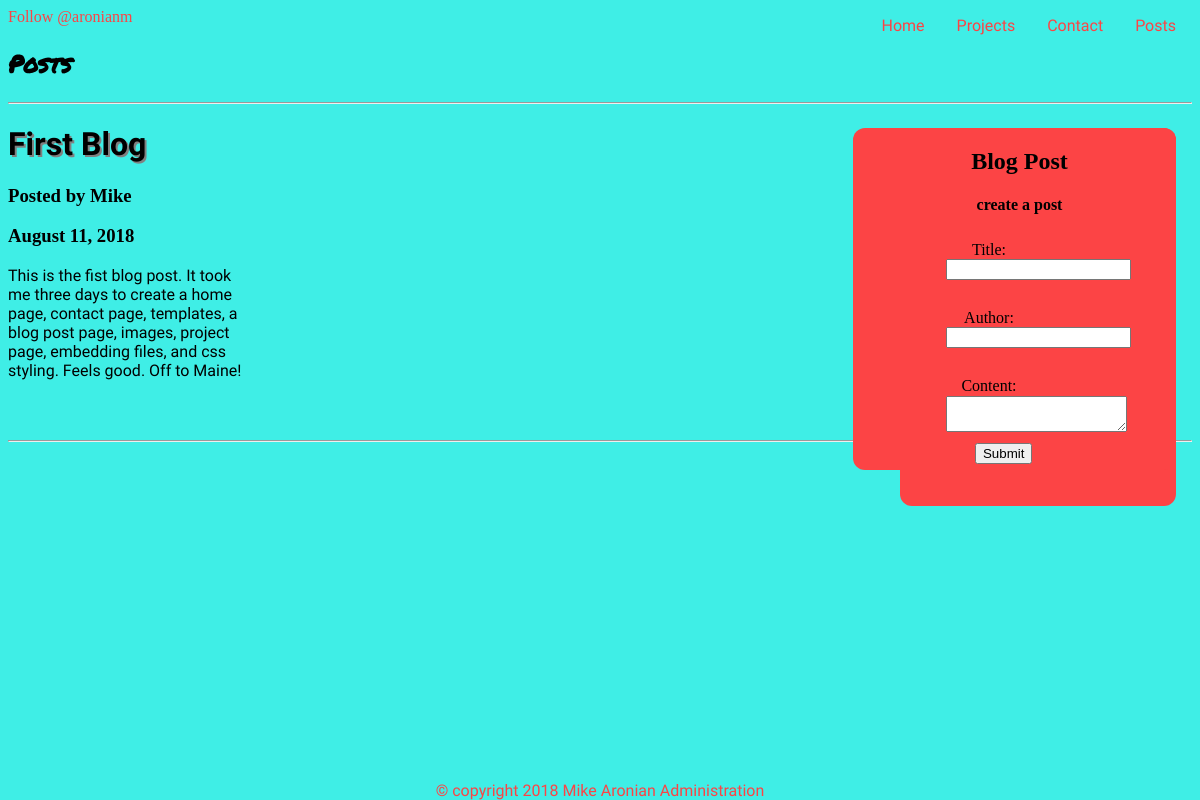
The page /posts on the database its author committed.
### app.py (models this page shows)
class Blog(db.Model):
        id = db.Column(db.Integer, primary_key=True)
        title = db.Column('title',db.String(50))
        author = db.Column('author',db.String(20))
        dateposted = db.Column(db.DateTime, index=True)
        content = db.Column('content',db.String(100))

### app.py (the view, shortened to what this page needs)
@app.route('/posts', methods=['POST', 'GET'])
def post():
    form = BlogForm()
    post = Blog.query.all()
    return render_template("posts.html", form=form, post=post)

### app.py
class BlogForm(FlaskForm):
    title = StringField("Title: ", validators=[DataRequired()])
    author = StringField("Name: ", validators=[DataRequired()])
    content = TextAreaField("Content:", validators=[DataRequired()])
    submit = SubmitField("Submit")

### templates/posts.html (shortened to what this page needs)
{% extends "layout.html" %}
{% block header %}
     {{ super() }}
{% endblock header %}
{% block nav %}
    {{ super() }}
{% endblock nav %}
{% block content %}
<h2 class='pagetitle'>Posts</h2>
<hr> </hr>
<div class="posting">
<form class='blogform' action="/posts" method="post">
        <div class='blog_form_content'>
        <h2 class='blog_form_title'>Blog Post </h2>
        <h4 class='blog_form_subtitle'>create a post</h4>
        </div>
        <div class="box">Title: <div class='text'>{{ form.title }}</div> </div><br>
        <div class="box">Author: <div class='text'>{{ form.author }}</div></div><br>
        <div class="box">Content: <div class='content'>{{ form.content }}</div></div><br>
        <div class="box" style="float: right;">{{ form.submit }} </div><br>
</form>
</div>
{% for posts in post %}
<h1 class='blog_title'> {{ posts.title }} </h1>
<div class="blog_content">
<h3 class='blog_author'> Posted by {{ posts.author}} </h5>
<h3 class='blog_author'>    {{ posts.dateposted.strftime('%B %d, %Y') }} </h5>
<p class='blog_writing'> {{ posts.content }} <p>
</div>
<hr>
{% endfor %}
{% endblock content %}
{% block footer %}
{{ super() }}
{% endblock footer %}

### templates/layout.html (shortened to what this page needs)
<!doctype html>
<head>
{% block header %}
<link rel="stylesheet" href="{{ url_for('static', filename='style.css') }}">
{% endblock header %}
<body>
  {% block nav %}
  <nav>
    <ul>
        <li><a href='/posts'>Posts</a></li>
        <li><a href='/contact'>Contact</a></li>
        <li><a href='/projects'>Projects</a></li>
        <li><a href='/'>Home </a></li>
    </ul>
  </nav>
  {% block social %}
<a class="github-button" href="https://github.com/aronianm" data-size="small" aria-label="Follow @aronianm on GitHub">Follow @aronianm</a>
{% endblock social %}
  {% endblock nav %}
  {% block content %}
  {% endblock content %}
</body>
{% block footer %}
<footer> &copy; copyright 2018 <a href='/contact'>Mike Aronian </a> <a href='/admin'>Administration </a></footer>
{% endblock footer %}
</html>

### static/style.css (style rules this page uses)
hr { color: #97CAEF; }
body { background-color: #3FEEE6; }
h2.pagetitle { font-family: 'Permanent Marker', cursive; }
.content { color: white; font-family: 'Oswald', sans-serif; background-color: #FC4445; width: 60%; float: left; padding: 1%; margin-right: 1% }
ul { list-style-type: none; margin: 0; padding: 0; }
li { display: inline; float: right; color: #000; padding: 8px 16px; text-decoration: none; font-family: 'Concert One', cursive; }
form { text-align: center; box-sizing: border-box; }
form.blogform { border-radius: 12px; float: right; padding-right: 50%; background-color: #FC4445; box-sizing: border-box; }
.posting { position: fixed; background-color: #FC4445; left: 75%; right: 2%; top: 16%; padding-top: -6%; padding-bottom: 3%; border-radius: 12px; text-align: center; box-sizing: border-box; }
.box { padding: 3%; padding-left: 50%; text-align: center; }
footer { position: fixed; left: 0; bottom: 0; width: 100%; background-color: #3FEEE6; color: #FC4445; text-align: center; font-family: 'Concert One', cursive; }
a:link { text-decoration: none; color: #FC4445; }
h1.blog_title { text-transform: capitalize; text-shadow: 2px 2px gray; font-family: 'Concert One', cursive; }
.blog_content { padding-bottom: 3%; margin-right: 80%; }
p.blog_writing { font-family: 'Indie Flower', cursive; }
.blog_form_content { position: relative; left:40%; }

### rows shown on the page
Blog: title "First Blog", author "Mike", dateposted "August 11, 2018", content "This is the fist blog post. It took me three days to create a home page, contact page, templates, a blog post page, images, project page, embedding files, and css styling. Feels good. Off to Maine!"
